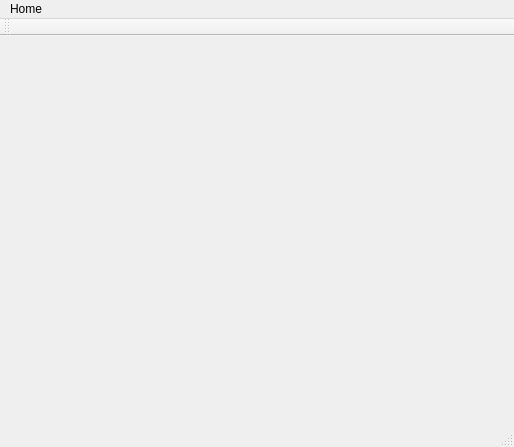
<?xml version="1.0" encoding="UTF-8"?>
<ui version="4.0">
 <class>MainWindow</class>
 <widget class="QMainWindow" name="MainWindow">
  <property name="geometry">
   <rect>
    <x>0</x>
    <y>0</y>
    <width>514</width>
    <height>447</height>
   </rect>
  </property>
  <property name="windowTitle">
   <string>MainWindow</string>
  </property>
  <widget class="QWidget" name="centralWidget"/>
  <widget class="QMenuBar" name="menuBar">
   <property name="geometry">
    <rect>
     <x>0</x>
     <y>0</y>
     <width>514</width>
     <height>21</height>
    </rect>
   </property>
   <widget class="QMenu" name="menuHome">
    <property name="title">
     <string>Home</string>
    </property>
   </widget>
   <addaction name="menuHome"/>
  </widget>
  <widget class="QToolBar" name="mainToolBar">
   <attribute name="toolBarArea">
    <enum>TopToolBarArea</enum>
   </attribute>
   <attribute name="toolBarBreak">
    <bool>false</bool>
   </attribute>
  </widget>
  <widget class="QStatusBar" name="statusBar"/>
 </widget>
 <layoutdefault spacing="6" margin="11"/>
 <resources/>
 <connections/>
</ui>
